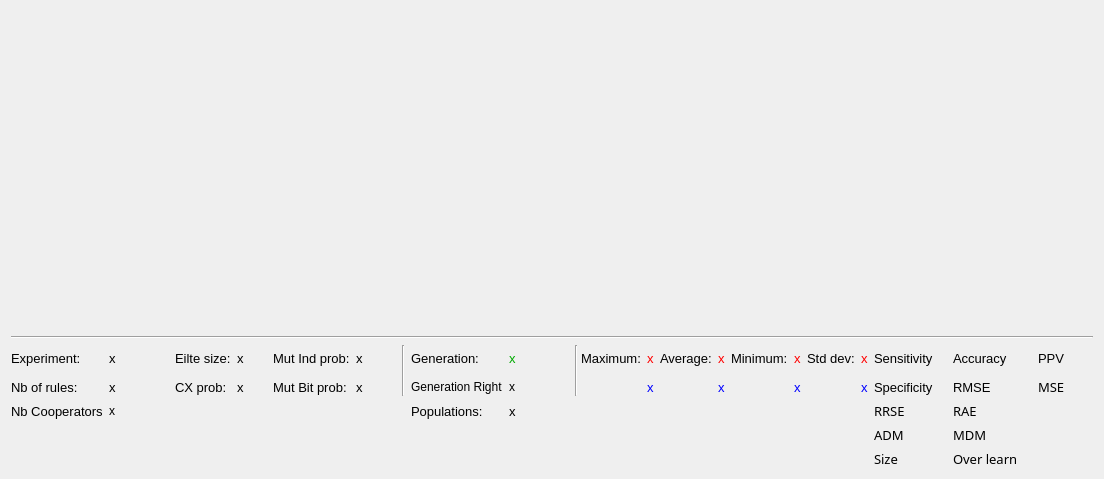
<?xml version="1.0" encoding="UTF-8"?>
<ui version="4.0">
 <class>StatsPlot</class>
 <widget class="QDialog" name="StatsPlot">
  <property name="geometry">
   <rect>
    <x>0</x>
    <y>0</y>
    <width>1089</width>
    <height>479</height>
   </rect>
  </property>
  <property name="windowTitle">
   <string>Fitness plot</string>
  </property>
  <property name="windowIcon">
   <iconset resource="fuzzyResources.qrc">
    <normaloff>:/icons/icons/fuzzy.png</normaloff>:/icons/icons/fuzzy.png</iconset>
  </property>
  <layout class="QVBoxLayout" name="verticalLayout_2">
   <item>
    <layout class="QVBoxLayout" name="verticalLayout">
     <item>
      <layout class="QHBoxLayout" name="horizontalLayout">
       <item>
        <spacer name="verticalSpacer">
         <property name="orientation">
          <enum>Qt::Vertical</enum>
         </property>
         <property name="sizeHint" stdset="0">
          <size>
           <width>20</width>
           <height>30</height>
          </size>
         </property>
        </spacer>
       </item>
      </layout>
     </item>
     <item>
      <widget class="Line" name="line">
       <property name="orientation">
        <enum>Qt::Horizontal</enum>
       </property>
      </widget>
     </item>
     <item>
      <layout class="QGridLayout" name="gridLayout">
       <item row="0" column="9" rowspan="4" colspan="2">
        <widget class="Line" name="line_3">
         <property name="orientation">
          <enum>Qt::Vertical</enum>
         </property>
        </widget>
       </item>
       <item row="1" column="0">
        <widget class="QLabel" name="label_5">
         <property name="font">
          <font>
           <pointsize>10</pointsize>
          </font>
         </property>
         <property name="text">
          <string>Experiment:</string>
         </property>
        </widget>
       </item>
       <item row="1" column="1">
        <widget class="QLabel" name="label_exp">
         <property name="sizePolicy">
          <sizepolicy hsizetype="Expanding" vsizetype="Fixed">
           <horstretch>0</horstretch>
           <verstretch>0</verstretch>
          </sizepolicy>
         </property>
         <property name="minimumSize">
          <size>
           <width>60</width>
           <height>0</height>
          </size>
         </property>
         <property name="font">
          <font>
           <pointsize>10</pointsize>
          </font>
         </property>
         <property name="text">
          <string>x</string>
         </property>
        </widget>
       </item>
       <item row="1" column="2">
        <widget class="QLabel" name="label_8">
         <property name="font">
          <font>
           <pointsize>10</pointsize>
          </font>
         </property>
         <property name="text">
          <string>Eilte size:</string>
         </property>
        </widget>
       </item>
       <item row="1" column="3">
        <widget class="QLabel" name="label_elite">
         <property name="sizePolicy">
          <sizepolicy hsizetype="Fixed" vsizetype="Preferred">
           <horstretch>0</horstretch>
           <verstretch>0</verstretch>
          </sizepolicy>
         </property>
         <property name="minimumSize">
          <size>
           <width>30</width>
           <height>0</height>
          </size>
         </property>
         <property name="font">
          <font>
           <pointsize>10</pointsize>
          </font>
         </property>
         <property name="text">
          <string>x</string>
         </property>
        </widget>
       </item>
       <item row="1" column="4">
        <widget class="QLabel" name="label_11">
         <property name="font">
          <font>
           <pointsize>10</pointsize>
          </font>
         </property>
         <property name="text">
          <string>Mut Ind prob:</string>
         </property>
        </widget>
       </item>
       <item row="1" column="5">
        <widget class="QLabel" name="label_mutInd">
         <property name="sizePolicy">
          <sizepolicy hsizetype="Fixed" vsizetype="Preferred">
           <horstretch>0</horstretch>
           <verstretch>0</verstretch>
          </sizepolicy>
         </property>
         <property name="minimumSize">
          <size>
           <width>30</width>
           <height>0</height>
          </size>
         </property>
         <property name="font">
          <font>
           <pointsize>10</pointsize>
          </font>
         </property>
         <property name="text">
          <string>x</string>
         </property>
        </widget>
       </item>
       <item row="0" column="6" rowspan="4">
        <widget class="Line" name="line_2">
         <property name="orientation">
          <enum>Qt::Vertical</enum>
         </property>
        </widget>
       </item>
       <item row="1" column="7">
        <widget class="QLabel" name="label_2">
         <property name="font">
          <font>
           <pointsize>10</pointsize>
          </font>
         </property>
         <property name="text">
          <string>Generation:</string>
         </property>
        </widget>
       </item>
       <item row="1" column="8">
        <widget class="QLabel" name="label_gen">
         <property name="sizePolicy">
          <sizepolicy hsizetype="MinimumExpanding" vsizetype="Preferred">
           <horstretch>60</horstretch>
           <verstretch>0</verstretch>
          </sizepolicy>
         </property>
         <property name="minimumSize">
          <size>
           <width>60</width>
           <height>0</height>
          </size>
         </property>
         <property name="font">
          <font>
           <pointsize>10</pointsize>
          </font>
         </property>
         <property name="styleSheet">
          <string>color: rgb(0, 170, 0);</string>
         </property>
         <property name="text">
          <string>x</string>
         </property>
        </widget>
       </item>
       <item row="1" column="11">
        <widget class="QLabel" name="label_max1">
         <property name="palette">
          <palette>
           <active>
            <colorrole role="WindowText">
             <brush brushstyle="SolidPattern">
              <color alpha="255">
               <red>255</red>
               <green>0</green>
               <blue>0</blue>
              </color>
             </brush>
            </colorrole>
            <colorrole role="Text">
             <brush brushstyle="SolidPattern">
              <color alpha="255">
               <red>255</red>
               <green>0</green>
               <blue>0</blue>
              </color>
             </brush>
            </colorrole>
            <colorrole role="ButtonText">
             <brush brushstyle="SolidPattern">
              <color alpha="255">
               <red>255</red>
               <green>0</green>
               <blue>0</blue>
              </color>
             </brush>
            </colorrole>
           </active>
           <inactive>
            <colorrole role="WindowText">
             <brush brushstyle="SolidPattern">
              <color alpha="255">
               <red>255</red>
               <green>0</green>
               <blue>0</blue>
              </color>
             </brush>
            </colorrole>
            <colorrole role="Text">
             <brush brushstyle="SolidPattern">
              <color alpha="255">
               <red>255</red>
               <green>0</green>
               <blue>0</blue>
              </color>
             </brush>
            </colorrole>
            <colorrole role="ButtonText">
             <brush brushstyle="SolidPattern">
              <color alpha="255">
               <red>255</red>
               <green>0</green>
               <blue>0</blue>
              </color>
             </brush>
            </colorrole>
           </inactive>
           <disabled>
            <colorrole role="WindowText">
             <brush brushstyle="SolidPattern">
              <color alpha="255">
               <red>255</red>
               <green>0</green>
               <blue>0</blue>
              </color>
             </brush>
            </colorrole>
            <colorrole role="Text">
             <brush brushstyle="SolidPattern">
              <color alpha="255">
               <red>255</red>
               <green>0</green>
               <blue>0</blue>
              </color>
             </brush>
            </colorrole>
            <colorrole role="ButtonText">
             <brush brushstyle="SolidPattern">
              <color alpha="255">
               <red>255</red>
               <green>0</green>
               <blue>0</blue>
              </color>
             </brush>
            </colorrole>
           </disabled>
          </palette>
         </property>
         <property name="font">
          <font>
           <pointsize>10</pointsize>
          </font>
         </property>
         <property name="styleSheet">
          <string>color: rgb(255, 0, 0);</string>
         </property>
         <property name="text">
          <string>x</string>
         </property>
        </widget>
       </item>
       <item row="1" column="12">
        <widget class="QLabel" name="label_4">
         <property name="font">
          <font>
           <pointsize>10</pointsize>
          </font>
         </property>
         <property name="text">
          <string>Average:</string>
         </property>
        </widget>
       </item>
       <item row="1" column="13">
        <widget class="QLabel" name="label_avg1">
         <property name="font">
          <font>
           <pointsize>10</pointsize>
          </font>
         </property>
         <property name="styleSheet">
          <string>color: rgb(255, 0, 0);</string>
         </property>
         <property name="text">
          <string>x</string>
         </property>
        </widget>
       </item>
       <item row="1" column="14">
        <widget class="QLabel" name="label_7">
         <property name="font">
          <font>
           <pointsize>10</pointsize>
          </font>
         </property>
         <property name="text">
          <string>Minimum:</string>
         </property>
        </widget>
       </item>
       <item row="1" column="15">
        <widget class="QLabel" name="label_min1">
         <property name="font">
          <font>
           <pointsize>10</pointsize>
          </font>
         </property>
         <property name="styleSheet">
          <string>color: rgb(255, 0, 0);</string>
         </property>
         <property name="text">
          <string>x</string>
         </property>
        </widget>
       </item>
       <item row="1" column="16">
        <widget class="QLabel" name="label_10">
         <property name="font">
          <font>
           <pointsize>10</pointsize>
          </font>
         </property>
         <property name="text">
          <string>Std dev:</string>
         </property>
        </widget>
       </item>
       <item row="1" column="17">
        <widget class="QLabel" name="label_std1">
         <property name="font">
          <font>
           <pointsize>10</pointsize>
          </font>
         </property>
         <property name="styleSheet">
          <string>color: rgb(255, 0, 0);</string>
         </property>
         <property name="text">
          <string>x</string>
         </property>
        </widget>
       </item>
       <item row="3" column="15" colspan="2">
        <widget class="QLabel" name="label_min2">
         <property name="font">
          <font>
           <pointsize>10</pointsize>
          </font>
         </property>
         <property name="styleSheet">
          <string>color: rgb(0, 0, 255);</string>
         </property>
         <property name="text">
          <string>x</string>
         </property>
        </widget>
       </item>
       <item row="3" column="17">
        <widget class="QLabel" name="label_std2">
         <property name="font">
          <font>
           <pointsize>10</pointsize>
          </font>
         </property>
         <property name="styleSheet">
          <string>color: rgb(0, 0, 255);</string>
         </property>
         <property name="text">
          <string>x</string>
         </property>
        </widget>
       </item>
       <item row="3" column="0">
        <widget class="QLabel" name="label_6">
         <property name="font">
          <font>
           <pointsize>10</pointsize>
          </font>
         </property>
         <property name="text">
          <string>Nb of rules:</string>
         </property>
        </widget>
       </item>
       <item row="3" column="1">
        <widget class="QLabel" name="label_rules">
         <property name="sizePolicy">
          <sizepolicy hsizetype="Fixed" vsizetype="Preferred">
           <horstretch>0</horstretch>
           <verstretch>0</verstretch>
          </sizepolicy>
         </property>
         <property name="minimumSize">
          <size>
           <width>30</width>
           <height>0</height>
          </size>
         </property>
         <property name="font">
          <font>
           <pointsize>10</pointsize>
          </font>
         </property>
         <property name="text">
          <string>x</string>
         </property>
        </widget>
       </item>
       <item row="3" column="2">
        <widget class="QLabel" name="label_9">
         <property name="font">
          <font>
           <pointsize>10</pointsize>
          </font>
         </property>
         <property name="text">
          <string>CX prob:</string>
         </property>
        </widget>
       </item>
       <item row="3" column="3">
        <widget class="QLabel" name="label_cx">
         <property name="sizePolicy">
          <sizepolicy hsizetype="Fixed" vsizetype="Preferred">
           <horstretch>0</horstretch>
           <verstretch>0</verstretch>
          </sizepolicy>
         </property>
         <property name="minimumSize">
          <size>
           <width>30</width>
           <height>0</height>
          </size>
         </property>
         <property name="font">
          <font>
           <pointsize>10</pointsize>
          </font>
         </property>
         <property name="text">
          <string>x</string>
         </property>
        </widget>
       </item>
       <item row="3" column="4">
        <widget class="QLabel" name="label_12">
         <property name="font">
          <font>
           <pointsize>10</pointsize>
          </font>
         </property>
         <property name="text">
          <string>Mut Bit prob:</string>
         </property>
        </widget>
       </item>
       <item row="3" column="5">
        <widget class="QLabel" name="label_mutBit">
         <property name="sizePolicy">
          <sizepolicy hsizetype="Fixed" vsizetype="Preferred">
           <horstretch>0</horstretch>
           <verstretch>0</verstretch>
          </sizepolicy>
         </property>
         <property name="minimumSize">
          <size>
           <width>40</width>
           <height>0</height>
          </size>
         </property>
         <property name="font">
          <font>
           <pointsize>10</pointsize>
          </font>
         </property>
         <property name="text">
          <string>x</string>
         </property>
        </widget>
       </item>
       <item row="1" column="18">
        <widget class="QLabel" name="label_13">
         <property name="font">
          <font>
           <pointsize>10</pointsize>
          </font>
         </property>
         <property name="text">
          <string>Sensitivity</string>
         </property>
        </widget>
       </item>
       <item row="3" column="18">
        <widget class="QLabel" name="label_14">
         <property name="font">
          <font>
           <pointsize>10</pointsize>
          </font>
         </property>
         <property name="text">
          <string>Specificity</string>
         </property>
        </widget>
       </item>
       <item row="1" column="20">
        <widget class="QLabel" name="label_17">
         <property name="font">
          <font>
           <pointsize>10</pointsize>
          </font>
         </property>
         <property name="text">
          <string>Accuracy</string>
         </property>
        </widget>
       </item>
       <item row="3" column="20">
        <widget class="QLabel" name="label_18">
         <property name="font">
          <font>
           <pointsize>10</pointsize>
          </font>
         </property>
         <property name="text">
          <string>RMSE</string>
         </property>
        </widget>
       </item>
       <item row="3" column="21">
        <widget class="QLabel" name="lblRmse">
         <property name="font">
          <font>
           <pointsize>10</pointsize>
          </font>
         </property>
         <property name="text">
          <string/>
         </property>
        </widget>
       </item>
       <item row="1" column="21">
        <widget class="QLabel" name="lblAccu">
         <property name="font">
          <font>
           <pointsize>10</pointsize>
          </font>
         </property>
         <property name="text">
          <string/>
         </property>
        </widget>
       </item>
       <item row="1" column="22">
        <widget class="QLabel" name="label_22">
         <property name="font">
          <font>
           <pointsize>10</pointsize>
          </font>
         </property>
         <property name="text">
          <string>PPV</string>
         </property>
        </widget>
       </item>
       <item row="1" column="24">
        <widget class="QLabel" name="label_21">
         <property name="font">
          <font>
           <pointsize>10</pointsize>
          </font>
         </property>
         <property name="text">
          <string/>
         </property>
        </widget>
       </item>
       <item row="1" column="19">
        <widget class="QLabel" name="lblSensi">
         <property name="font">
          <font>
           <pointsize>10</pointsize>
          </font>
         </property>
         <property name="text">
          <string/>
         </property>
        </widget>
       </item>
       <item row="3" column="19">
        <widget class="QLabel" name="lblSpeci">
         <property name="font">
          <font>
           <pointsize>10</pointsize>
          </font>
         </property>
         <property name="text">
          <string/>
         </property>
        </widget>
       </item>
       <item row="1" column="23">
        <widget class="QLabel" name="lblPpv">
         <property name="font">
          <font>
           <pointsize>10</pointsize>
          </font>
         </property>
         <property name="text">
          <string/>
         </property>
        </widget>
       </item>
       <item row="3" column="13" colspan="2">
        <widget class="QLabel" name="label_avg2">
         <property name="font">
          <font>
           <pointsize>10</pointsize>
          </font>
         </property>
         <property name="styleSheet">
          <string>color: rgb(0, 0, 255);</string>
         </property>
         <property name="text">
          <string>x</string>
         </property>
        </widget>
       </item>
       <item row="3" column="11" colspan="2">
        <widget class="QLabel" name="label_max2">
         <property name="font">
          <font>
           <pointsize>10</pointsize>
          </font>
         </property>
         <property name="styleSheet">
          <string>color: rgb(0, 0, 255);</string>
         </property>
         <property name="text">
          <string>x</string>
         </property>
        </widget>
       </item>
       <item row="1" column="10">
        <widget class="QLabel" name="label">
         <property name="font">
          <font>
           <pointsize>10</pointsize>
          </font>
         </property>
         <property name="text">
          <string>Maximum:</string>
         </property>
        </widget>
       </item>
       <item row="4" column="18">
        <widget class="QLabel" name="label_15">
         <property name="font">
          <font>
           <family>Sans Serif</family>
           <pointsize>10</pointsize>
          </font>
         </property>
         <property name="text">
          <string>RRSE</string>
         </property>
        </widget>
       </item>
       <item row="4" column="19">
        <widget class="QLabel" name="lblRrse">
         <property name="font">
          <font>
           <family>Sans Serif</family>
           <pointsize>10</pointsize>
          </font>
         </property>
         <property name="text">
          <string/>
         </property>
        </widget>
       </item>
       <item row="4" column="21">
        <widget class="QLabel" name="lblRae">
         <property name="font">
          <font>
           <family>Sans Serif</family>
           <pointsize>10</pointsize>
          </font>
         </property>
         <property name="text">
          <string/>
         </property>
        </widget>
       </item>
       <item row="6" column="20">
        <widget class="QLabel" name="label_20">
         <property name="font">
          <font>
           <family>Sans Serif</family>
           <pointsize>10</pointsize>
          </font>
         </property>
         <property name="text">
          <string>Over learn</string>
         </property>
        </widget>
       </item>
       <item row="4" column="20">
        <widget class="QLabel" name="label_19">
         <property name="font">
          <font>
           <family>Sans Serif</family>
           <pointsize>10</pointsize>
          </font>
         </property>
         <property name="text">
          <string>RAE</string>
         </property>
        </widget>
       </item>
       <item row="5" column="20">
        <widget class="QLabel" name="label_16">
         <property name="font">
          <font>
           <family>Sans Serif</family>
           <pointsize>10</pointsize>
          </font>
         </property>
         <property name="text">
          <string>MDM</string>
         </property>
        </widget>
       </item>
       <item row="5" column="18">
        <widget class="QLabel" name="label_23">
         <property name="font">
          <font>
           <family>Sans Serif</family>
           <pointsize>10</pointsize>
          </font>
         </property>
         <property name="text">
          <string>ADM</string>
         </property>
        </widget>
       </item>
       <item row="6" column="18">
        <widget class="QLabel" name="label_24">
         <property name="font">
          <font>
           <family>Sans Serif</family>
           <pointsize>10</pointsize>
          </font>
         </property>
         <property name="text">
          <string>Size</string>
         </property>
        </widget>
       </item>
       <item row="3" column="22">
        <widget class="QLabel" name="label_25">
         <property name="font">
          <font>
           <family>Sans Serif</family>
           <pointsize>10</pointsize>
          </font>
         </property>
         <property name="text">
          <string>MSE</string>
         </property>
        </widget>
       </item>
       <item row="3" column="23">
        <widget class="QLabel" name="lblMse">
         <property name="font">
          <font>
           <family>Sans Serif</family>
           <pointsize>10</pointsize>
          </font>
         </property>
         <property name="text">
          <string/>
         </property>
        </widget>
       </item>
       <item row="5" column="19">
        <widget class="QLabel" name="lblAdm">
         <property name="font">
          <font>
           <family>Sans Serif</family>
           <pointsize>10</pointsize>
          </font>
         </property>
         <property name="text">
          <string/>
         </property>
        </widget>
       </item>
       <item row="5" column="21">
        <widget class="QLabel" name="lblMdm">
         <property name="font">
          <font>
           <family>Sans Serif</family>
           <pointsize>10</pointsize>
          </font>
         </property>
         <property name="text">
          <string/>
         </property>
        </widget>
       </item>
       <item row="6" column="19">
        <widget class="QLabel" name="lblSize">
         <property name="font">
          <font>
           <family>Sans Serif</family>
           <pointsize>10</pointsize>
          </font>
         </property>
         <property name="text">
          <string/>
         </property>
        </widget>
       </item>
       <item row="6" column="21">
        <widget class="QLabel" name="lblOverLearn">
         <property name="font">
          <font>
           <family>Sans Serif</family>
           <pointsize>10</pointsize>
          </font>
         </property>
         <property name="text">
          <string/>
         </property>
        </widget>
       </item>
       <item row="4" column="0">
        <widget class="QLabel" name="label_26">
         <property name="font">
          <font>
           <pointsize>10</pointsize>
          </font>
         </property>
         <property name="text">
          <string>Nb Cooperators</string>
         </property>
        </widget>
       </item>
       <item row="4" column="1">
        <widget class="QLabel" name="label_cooperators">
         <property name="text">
          <string>x</string>
         </property>
        </widget>
       </item>
       <item row="4" column="7">
        <widget class="QLabel" name="label_3">
         <property name="font">
          <font>
           <pointsize>10</pointsize>
          </font>
         </property>
         <property name="text">
          <string>Populations:</string>
         </property>
        </widget>
       </item>
       <item row="4" column="8">
        <widget class="QLabel" name="label_pops">
         <property name="sizePolicy">
          <sizepolicy hsizetype="Fixed" vsizetype="Preferred">
           <horstretch>0</horstretch>
           <verstretch>0</verstretch>
          </sizepolicy>
         </property>
         <property name="minimumSize">
          <size>
           <width>30</width>
           <height>0</height>
          </size>
         </property>
         <property name="font">
          <font>
           <pointsize>10</pointsize>
          </font>
         </property>
         <property name="text">
          <string>x</string>
         </property>
        </widget>
       </item>
       <item row="3" column="7">
        <widget class="QLabel" name="label_27">
         <property name="text">
          <string>Generation Right</string>
         </property>
        </widget>
       </item>
       <item row="3" column="8">
        <widget class="QLabel" name="label_gen2">
         <property name="text">
          <string>x</string>
         </property>
        </widget>
       </item>
      </layout>
     </item>
    </layout>
   </item>
  </layout>
 </widget>
 <resources>
  <include location="fuzzyResources.qrc"/>
 </resources>
 <connections/>
</ui>
